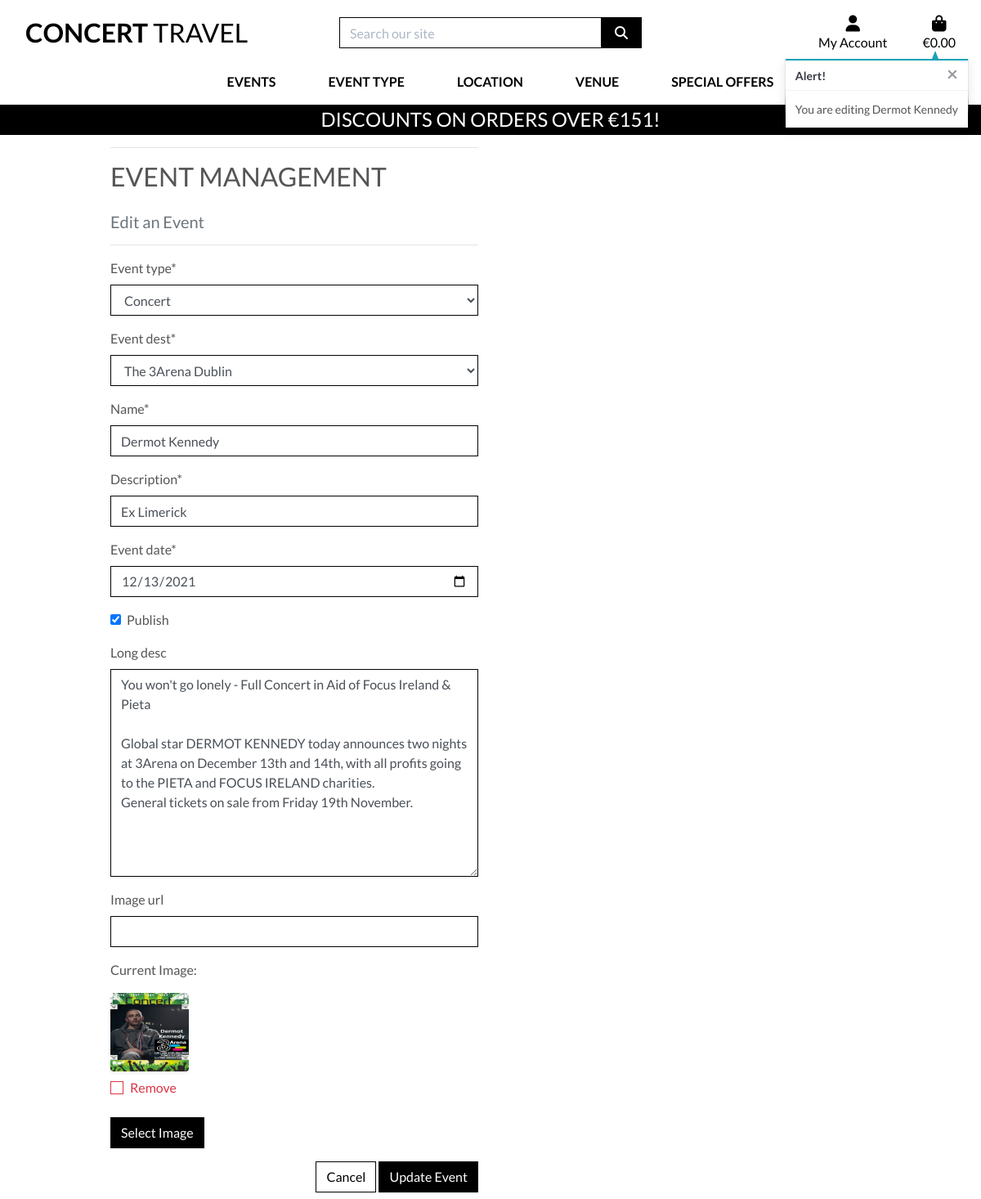
/events/edit/1/ (signed in), run on the app's committed database.
### events/models.py (models this page shows, shortened)
class EventType(models.Model):
    event_type = models.CharField(max_length=254)
    friendly_name = models.CharField(max_length=254, null=True, blank=True)
    def __str__(self):
        return self.event_type

class EventList(models.Model):
    event_type = models.ForeignKey('EventType', on_delete=models.PROTECT)
    event_dest = models.ForeignKey('Destination', on_delete=models.PROTECT)
    name = models.CharField(max_length=254)
    description = models.CharField(max_length=254)
    event_date = models.DateField()
    publish = models.BooleanField(default=True)
    long_desc = models.TextField(null=True, blank=True)
    image_url = models.URLField(max_length=1024, null=True, blank=True)
    image = models.ImageField(null=True, blank=True)

### events/views.py (the view)
# urls.py: path('edit/<int:event_id>/', views.edit_event, name='edit_event'),
@login_required
def edit_event(request, event_id):
    if not request.user.is_superuser:
        messages.error(request, 'Sorry, only store owners can do that.')
        return redirect(reverse('home'))
    event = get_object_or_404(EventList, pk=event_id)
    if request.method == 'POST':
        form = EventListForm(request.POST, request.FILES, instance=event)
        if form.is_valid():
            form.save()
            messages.success(request, 'Successfully updated event!')
            return redirect(reverse('event_detail', args=[event.id]))
        else:
            messages.error(request, 'Failed to update event. Please ensure the form is valid.')
    else:
        form = EventListForm(instance=event)
        messages.info(request, f'You are editing {event.name}')
    template = 'events/edit_event.html'
    context = {
        'form': form,
        'event': event,
    }
    return render(request, template, context)

### events/forms.py
class EventListForm(forms.ModelForm):
    class Meta:
        model = EventList
        fields = '__all__'
    image = forms.ImageField(label='image', required=False, widget=CustomClearableFileInput)
    def __init__(self, *args, **kwargs):
        super().__init__(*args, **kwargs)
        picklocs = PickLoc.objects.all()
        eventtypes = EventType.objects.all()
        destinations = Destination.objects.all()
        dest_friendly_names = [(d.id, d.get_friendly_name()) for d in destinations]
        self.fields['event_date'].widget=forms.widgets.DateInput(attrs={'type': 'date'})
        self.fields['event_dest'].choices = dest_friendly_names
        for field_name, field in self.fields.items():
            field.widget.attrs['class'] = 'border-black rounded-0'

### events/models.py (called while the page is built)
    def get_friendly_name(self):
        return self.friendly_name

### events/templates/events/edit_event.html (shortened to what this page needs)
{% extends "base.html" %}
{% load static %}
{% block page_header %}
    <div class="container header-container">
    </div>
{% endblock %}
{% block content %}
    <div class="overlay"></div>
    <div class="container">
        <div class="row">
            <div class="col-12 col-md-6">
                <hr>
                <h2 class="logo-font mb-4">Event Management</h2>
                <h5 class="text-muted">Edit an Event</h5>
                <hr>
            </div>
        </div>
        <div class="row">
            <div class="col-12 col-md-6">
                <form method="POST" action="{% url 'edit_event' event.id %}" class="form mb-2" enctype="multipart/form-data">
                    {% for field in form %}
                        {% if field.name != 'image' %}
                            {{ field | as_crispy_field }}
                        {% else %}
                            {{ field }}
                        {% endif %}
                    {% endfor %}
                    <div class="text-right">
                        <a class="btn btn-outline-black rounded-0" href="{% url 'events' %}">Cancel</a>
                        <button class="btn btn-black rounded-0" type="submit">Update Event</button>
                    </div>
                </form>
            </div>
        </div>
    </div>
{% endblock %}

### static/css/base.css (style rules this page uses)
html { height: 100%; }
body { height: calc(100vh - 164px); color: #555; font-family: 'Lato'; ; }
.logo-font { text-transform: uppercase; }
.btn-black { background: black; color: white; }
.btn-outline-black { background: white; color: black !important; border: 1px solid black; }
.border-black { border: 1px solid black !important; }
.overlay { height: 100%; width: 100%; top: 0; left: 0; position: fixed; background: white; z-index: -1; }
@media (min-width: 1200px) { .container { max-width: 80%; } }
@media (min-width: 992px) { .header-container { padding-top: 164px; } }

### data on the page
EventType: event_type "Concert"
EventList: event_dest "The 3Arena Dublin" "Dermot Kennedy" "Ex Limerick" "12/13/2021" "☑" "You won't go lonely - Full Concert in Aid of Focus Ireland & Pieta Global star DERMOT KENNEDY today announces two nights at 3Arena on December 13th and 14th, with all profits going to the PIETA and FOCUS IRELAND charities. General tickets on sale from Friday 19th November."

### other printed values
{{ discount_threshold }} "151"
{{ message }} "You are editing Dermot Kennedy"
{{ widget.initial_text }} "Current Image"
{{ widget.clear_checkbox_label }} "Remove"
